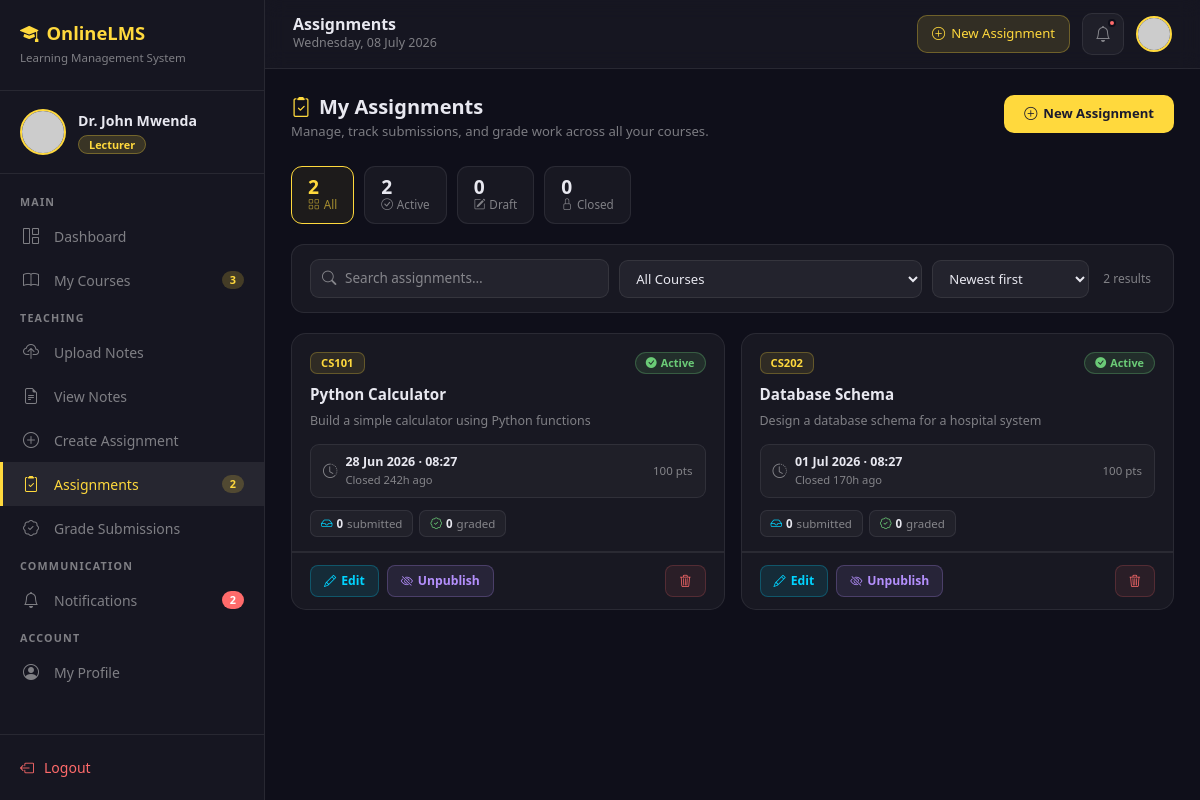
/lecturer/view_assignments.php (signed in), run on the app's committed database.
### tables this page shows
CREATE TABLE `users` (
  `id` int(11) NOT NULL,
  `name` varchar(100) NOT NULL,
  `email` varchar(150) NOT NULL,
  `password` varchar(255) NOT NULL,
  `role` enum('admin','lecturer','student') NOT NULL DEFAULT 'student',
  `profile_picture` varchar(255) DEFAULT 'profile-default.png',
  `phone` varchar(20) DEFAULT NULL,
  `status` enum('active','inactive','suspended') DEFAULT 'active',
  `created_at` timestamp NOT NULL DEFAULT current_timestamp(),
  `updated_at` timestamp NOT NULL DEFAULT current_timestamp() ON UPDATE current_timestamp()
);

CREATE TABLE `assignments` (
  `id` int(11) NOT NULL,
  `title` varchar(200) NOT NULL,
  `description` text NOT NULL,
  `course_id` int(11) NOT NULL,
  `created_by` int(11) NOT NULL,
  `due_date` datetime NOT NULL,
  `total_marks` int(11) DEFAULT 100,
  `file_name` varchar(255) DEFAULT NULL,
  `file_path` varchar(255) DEFAULT NULL,
  `status` enum('active','closed','draft') DEFAULT 'active',
  `created_at` timestamp NOT NULL DEFAULT current_timestamp(),
  `updated_at` timestamp NOT NULL DEFAULT current_timestamp() ON UPDATE current_timestamp()
);

CREATE TABLE `courses` (
  `id` int(11) NOT NULL,
  `course_code` varchar(20) NOT NULL,
  `course_name` varchar(150) NOT NULL,
  `description` text DEFAULT NULL,
  `lecturer_id` int(11) NOT NULL,
  `status` enum('active','inactive') DEFAULT 'active',
  `created_at` timestamp NOT NULL DEFAULT current_timestamp(),
  `updated_at` timestamp NOT NULL DEFAULT current_timestamp() ON UPDATE current_timestamp()
);

### lecturer/view_assignments.php (the view, shortened to what the rows shown need)
<?php
require_once '../includes/db_connection.php';
$lecturer_id   = $_SESSION['user_id'];
$lecturer = mysqli_fetch_assoc(
    mysqli_query($conn, "SELECT * FROM users WHERE id = '$lecturer_id'")
);
$filter_course = isset($_GET['course']) ? (int)$_GET['course'] : 0;
$filter_status = isset($_GET['status']) ? mysqli_real_escape_string($conn, $_GET['status']) : '';
$filter_search = isset($_GET['q'])      ? mysqli_real_escape_string($conn, trim($_GET['q'])) : '';
$filter_sort   = isset($_GET['sort'])   ? mysqli_real_escape_string($conn, $_GET['sort'])   : 'newest';
$where = "a.created_by = '$lecturer_id' AND a.status != 'deleted'";
$order = match($filter_sort) {
    'oldest'      => 'a.created_at ASC',
    'due_soon'    => 'a.due_date ASC',
    'due_late'    => 'a.due_date DESC',
    'most_subs'   => 'submission_count DESC',
    default       => 'a.created_at DESC',
};
$total_all = mysqli_fetch_assoc(mysqli_query($conn,
    "SELECT COUNT(*) as total FROM assignments WHERE created_by = '$lecturer_id' AND status != 'deleted'"
))['total'];
$total_active = mysqli_fetch_assoc(mysqli_query($conn,
    "SELECT COUNT(*) as total FROM assignments WHERE created_by = '$lecturer_id' AND status = 'active'"
))['total'];
$total_draft = mysqli_fetch_assoc(mysqli_query($conn,
    "SELECT COUNT(*) as total FROM assignments WHERE created_by = '$lecturer_id' AND status = 'draft'"
))['total'];
$total_closed = mysqli_fetch_assoc(mysqli_query($conn,
    "SELECT COUNT(*) as total FROM assignments WHERE created_by = '$lecturer_id' AND status = 'closed'"
))['total'];
$assignments = mysqli_query($conn,
    "SELECT a.*,
            c.course_name,
            c.course_code,
            (SELECT COUNT(*) FROM submissions WHERE assignment_id = a.id) AS submission_count,
            (SELECT COUNT(*) FROM submissions s2
             INNER JOIN grades g ON s2.id = g.submission_id
             WHERE s2.assignment_id = a.id) AS graded_count,
            TIMESTAMPDIFF(HOUR, NOW(), a.due_date) AS hours_left
     FROM assignments a
     INNER JOIN courses c ON a.course_id = c.id
     WHERE $where
     ORDER BY $order"
);
$result_count = mysqli_num_rows($assignments);
?>
<!DOCTYPE html>
<html lang="en">
<head>
    <link rel="stylesheet" href="https://cdn.jsdelivr.net/npm/bootstrap@5.3.0/dist/css/bootstrap.min.css">
    <link rel="stylesheet" href="https://cdn.jsdelivr.net/npm/bootstrap-icons@1.10.5/font/bootstrap-icons.css">
</head>
<body>
<div class="main-content">
    <div class="page-body">
        <div class="stat-tabs">
            <?php
            $tab_defs = [
                ['label'=>'All',    'val'=>'',       'count'=>$total_all,    'icon'=>'bi-grid'],
                ['label'=>'Active', 'val'=>'active', 'count'=>$total_active, 'icon'=>'bi-check-circle'],
                ['label'=>'Draft',  'val'=>'draft',  'count'=>$total_draft,  'icon'=>'bi-pencil-square'],
                ['label'=>'Closed', 'val'=>'closed', 'count'=>$total_closed, 'icon'=>'bi-lock'],
            ];
            foreach ($tab_defs as $tab):
                $is_active = ($filter_status === $tab['val']) ? 'active-tab' : '';
                $url = '?status=' . urlencode($tab['val'])
                     . ($filter_course ? '&course='.$filter_course : '')
                     . ($filter_search ? '&q='.urlencode($filter_search) : '')
                     . '&sort=' . urlencode($filter_sort);
            ?>
                <a href="<?= $url ?>" class="stat-tab <?= $is_active ?>">
                    <div>
                        <div class="tab-num"><?= $tab['count'] ?></div>
                        <div class="tab-label"><i class="bi <?= $tab['icon'] ?> me-1"></i><?= $tab['label'] ?></div>
                    </div>
                </a>
            <?php endforeach; ?>
        </div>
        <div class="assignments-grid">
            <?php if ($result_count === 0): ?>
                <div class="empty-state">
                    <div class="empty-state-icon"><i class="bi bi-clipboard2"></i></div>
                    <?php if ($filter_search || $filter_course || $filter_status): ?>
                        <h5>No assignments match your filters</h5>
                        <p>Try adjusting the search, course, or status filter.</p>
                        <a href="view_assignments.php" class="btn-action btn-yellow">Clear Filters</a>
                    <?php else: ?>
                        <h5>No assignments yet</h5>
                        <p>Create your first assignment and students will see it here.</p>
                        <a href="create_assignment.php" class="btn-action btn-yellow">
                            <i class="bi bi-plus-circle"></i> Create Assignment
                        </a>
                    <?php endif; ?>
                </div>
            <?php else: ?>
                <?php while ($a = mysqli_fetch_assoc($assignments)):
                    $hours_left = (int)$a['hours_left'];
                    $is_past    = $hours_left < 0;
                    $sub_count  = (int)$a['submission_count'];
                    $grad_count = (int)$a['graded_count'];
                    if ($is_past) {
                        $dl_class = 'dl-past'; $dl_icon = 'bi-clock-history';
                        $dl_rel   = 'Closed ' . abs($hours_left) . 'h ago';
                    } elseif ($hours_left <= 24) {
                        $dl_class = 'dl-urgent'; $dl_icon = 'bi-alarm-fill';
                        $dl_rel   = 'Due in ' . $hours_left . 'h — urgent!';
                    } elseif ($hours_left <= 72) {
                        $dl_class = 'dl-soon'; $dl_icon = 'bi-alarm';
                        $dl_rel   = 'Due in ' . round($hours_left/24, 1) . 'd';
                    } else {
                        $dl_class = 'dl-ok'; $dl_icon = 'bi-calendar-check';
                        $dl_rel   = 'Due in ' . round($hours_left/24) . ' days';
                    }
                    $status_map = [
                        'active' => ['cls'=>'sp-active','icon'=>'bi-check-circle-fill','lbl'=>'Active'],
                        'draft'  => ['cls'=>'sp-draft', 'icon'=>'bi-pencil-square',    'lbl'=>'Draft'],
                        'closed' => ['cls'=>'sp-closed','icon'=>'bi-lock-fill',         'lbl'=>'Closed'],
                    ];
                    $sp = $status_map[$a['status']] ?? $status_map['draft'];
                ?>
                <div class="assignment-card">
                    <div class="card-top">
                        <div class="card-top-meta">
                            <span class="course-chip"><?= htmlspecialchars($a['course_code']) ?></span>
                            <span class="status-pill <?= $sp['cls'] ?>">
                                <i class="bi <?= $sp['icon'] ?>"></i>
                                <?= $sp['lbl'] ?>
                            </span>
                        </div>
                        <div class="card-title"><?= htmlspecialchars($a['title']) ?></div>
                        <?php if (!empty($a['description'])): ?>
                            <div class="card-desc"><?= htmlspecialchars($a['description']) ?></div>
                        <?php endif; ?>
                        <div class="deadline-bar">
                            <i class="bi <?= $dl_icon ?> <?= $dl_class ?>"></i>
                            <div class="dl-info">
                                <div class="dl-date">
                                    <?= date('d M Y · H:i', strtotime($a['due_date'])) ?>
                                </div>
                                <div class="dl-rel <?= $dl_class ?>"><?= $dl_rel ?></div>
                            </div>
                            <span style="font-size:0.72rem;color:var(--muted);"><?= $a['total_marks'] ?> pts</span>
                        </div>
                        <div class="card-stats">
                            <div class="card-stat">
                                <i class="bi bi-inbox" style="color:var(--blue)"></i>
                                <strong><?= $sub_count ?></strong> submitted
                            </div>
                            <div class="card-stat">
                                <i class="bi bi-patch-check" style="color:var(--green)"></i>
                                <strong><?= $grad_count ?></strong> graded
                            </div>
                        </div>
                    </div>
                    <div class="card-actions">
                        <a href="edit_assignment.php?id=<?= $a['id'] ?>" class="ca-btn ca-edit">
                            <i class="bi bi-pencil"></i> Edit
                        </a>
                        <button class="ca-btn ca-toggle"
                                onclick="window.location='view_assignments.php?toggle=<?= $a['id'] ?>&status=<?= urlencode($filter_status) ?>&course=<?= $filter_course ?>&q=<?= urlencode($filter_search) ?>&sort=<?= urlencode($filter_sort) ?>'">
                            <?php if ($a['status'] === 'active'): ?>
                                <i class="bi bi-eye-slash"></i> Unpublish
                            <?php else: ?>
                                <i class="bi bi-eye"></i> Publish
                            <?php endif; ?>
                        </button>
                        <button class="ca-btn ca-delete"
                                onclick="confirmDelete(<?= $a['id'] ?>, '<?= addslashes(htmlspecialchars($a['title'])) ?>')">
                            <i class="bi bi-trash3"></i>
                        </button>
                    </div>
                </div>
                <?php endwhile; ?>
            <?php endif; ?>
        </div>
    </div>
</div>
</body>
</html>

### data on the page
users: id "2", label "Active"
assignments: course.course_code "CS101", status "Active", title "Python Calculator", description "Build a simple calculator using Python functions", due_date "28 Jun 2026 · 08:27", dl_rel "Closed 242h ago", total_marks "100", sub_count "0", grad_count "0", shows "Unpublish"
assignments: course.course_code "CS202", status "Active", title "Database Schema", description "Design a database schema for a hospital system", due_date "01 Jul 2026 · 08:27", dl_rel "Closed 170h ago", total_marks "100", sub_count "0", grad_count "0", shows "Unpublish"

### other printed values
$lecturer_name "Dr. John Mwenda"
$courses_count "3"
$assignments_count "2"
$notifications_count "2"
$tab['count'] "2"
$tab['label'] "All"
$tab['count'] "0"
$tab['label'] "Draft"
$tab['label'] "Closed"
$result_count "2"
